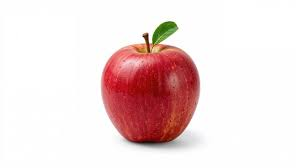
#> input picture apple.jpg, 299 x 168 px
$ python Hellowcv.py
#> lines starting #> are read from the running program, lines starting #| are printed output that depends on the picture; after the words box and inside, x2 and y2 are one past the last pixel; in counts of white or black regions, pixels touching at a corner belong together
import cv2
import sys
import matplotlib.pyplot as plt

def main():
    print("Hello OpenCV")
    print("OpenCV Version:", cv2.__version__)
    print("Python Version:", sys.version)

    # 간단한 이미지 창 띄우기
    image = cv2.imread('apple.jpg')
#> image is the input picture: shape (168, 299, 3); mean B, G, R 220.1, 220.5, 239.3

    if image is None:
        print("이미지를 읽을 수 없습니다. 경로를 확인해주세요.")
        return

    print("이미지를 성공적으로 불러왔습니다.")

    # 그레이스케일 변환
    gray_image = cv2.cvtColor(image, cv2.COLOR_BGR2GRAY)
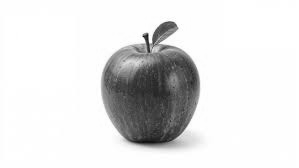
#> gray_image: shape (168, 299); min 16, max 255, mean 226.1

    # 3. Canny Edge Detection
    canny_image = cv2.Canny(image, 100, 200)
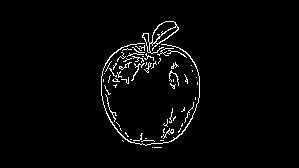
#> canny_image: shape (168, 299); 2.6% white in thin lines or dots, all inside (x1, y1, x2, y2) = (101, 21, 200, 148)

    # 4. Otsu's Thresholding
    _, thresh_image = cv2.threshold(gray_image, 128, 255, cv2.THRESH_BINARY | cv2.THRESH_OTSU)
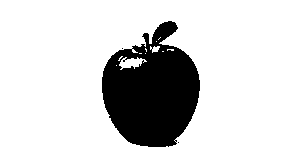
#> thresh_image: shape (168, 299); 83.6% white; 3 black regions (2 under 20 px), largest, box (x1, y1, x2, y2) and area: (102, 21, 200, 147) 8242

    # 이미지 리스트 및 타이틀 준비
    images = [image, gray_image, canny_image, thresh_image]
    titles = ['1. Original', '2. Gray', '3. Canny', '4. Otsu Threshold']

    # 전체 Figure 크기 설정 (각 subplot이 약 5x5인치가 되도록 10x10 설정)
    plt.figure(figsize=(10, 10))

    for i in range(4):
        plt.subplot(2, 2, i+1)

        target_img = images[i]

        # 이미지에 순서 텍스트 추가 (사본 생성하여 원본 데이터 보존)
        if len(target_img.shape) == 2: # 흑백/단일채널
            display_img = cv2.cvtColor(target_img, cv2.COLOR_GRAY2RGB)
            cv2.putText(display_img, str(i+1), (30, 80), cv2.FONT_HERSHEY_SIMPLEX, 3, (255, 0, 0), 5)
        else: # 컬러 (BGR)
            display_img = cv2.cvtColor(target_img, cv2.COLOR_BGR2RGB)
            cv2.putText(display_img, str(i+1), (30, 80), cv2.FONT_HERSHEY_SIMPLEX, 3, (255, 0, 0), 5)

        plt.imshow(display_img)
        plt.title(titles[i])
        plt.axis('off') # 테두리 제거
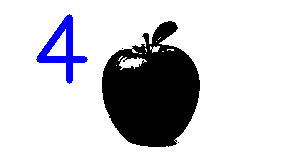
#> display_img: shape (168, 299, 3); mean B, G, R 213.1, 207.8, 207.8

    plt.tight_layout()
    plt.show()
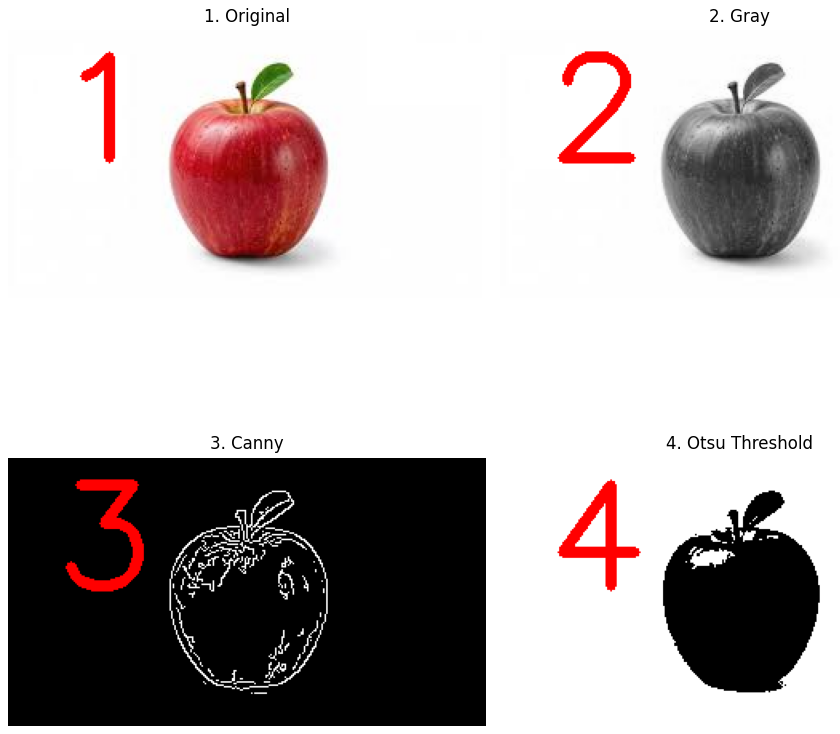
#> figure drawn by matplotlib, 4 panels; B, G, R data is drawn as R, G, B

    # [5 lines of commented-out code are left out]

if __name__ == "__main__":
    main()
